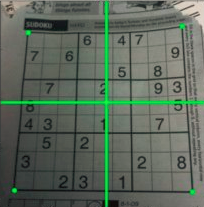
#> input picture OpenCV-Python-Tutorial/sudokusmall.png, 204 x 207 px
$ python Perspective_Transformation.py
#> lines starting #> are read from the running program, lines starting #| are printed output that depends on the picture
import cv2
import numpy as np
from matplotlib import pyplot as plt

img = cv2.imread('sudokusmall.png')
#> img is the input picture: shape (207, 204, 3); mean B, G, R 91.6, 104.5, 92.5
rows, cols, ch = img.shape
#> rows = 207; cols = 204; ch = 3

pts1 = np.float32([[30, 25], [180, 25], [15, 190], [190, 190]])
pts2 = np.float32([[0, 0], [300, 0], [0, 300], [300, 300]])

M = cv2.getPerspectiveTransform(pts1, pts2)

dst = cv2.warpPerspective(img, M, (300, 300))
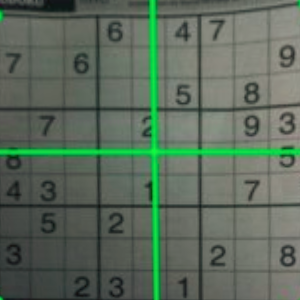
#> dst: shape (300, 300, 3); mean B, G, R 91.8, 106.8, 91.7

plt.subplot(121), plt.imshow(img), plt.title('Input')
plt.subplot(122), plt.imshow(dst), plt.title('Output')
plt.show()
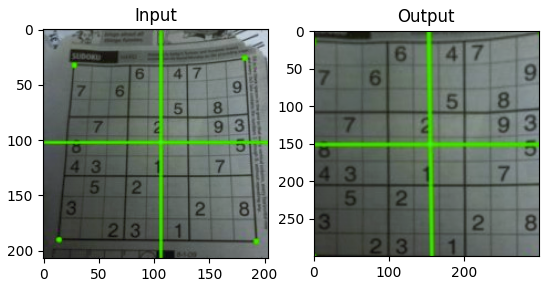
#> figure drawn by matplotlib, 2 panels; B, G, R data is drawn as R, G, B

$ run again, with OpenCV-Python-Tutorial/gradient.png copied over OpenCV-Python-Tutorial/sudokusmall.png
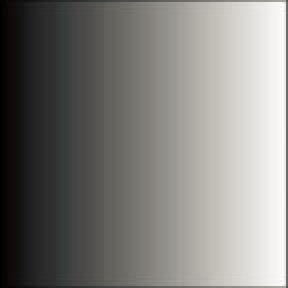
#> input picture OpenCV-Python-Tutorial/gradient.png, 144 x 144 px (shown 2 times larger)
#> img is the input picture: shape (144, 144, 3); mean B, G, R 122.5, 125.9, 127.4
#> `dst = cv2.warpPerspective(img, M, (300, 300))`:
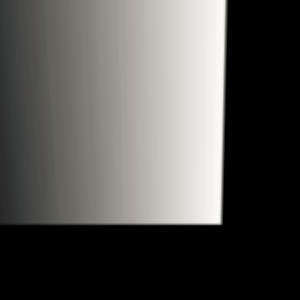
#> dst: shape (300, 300, 3); mean B, G, R 80.7, 83.1, 84
#> `plt.show()`:
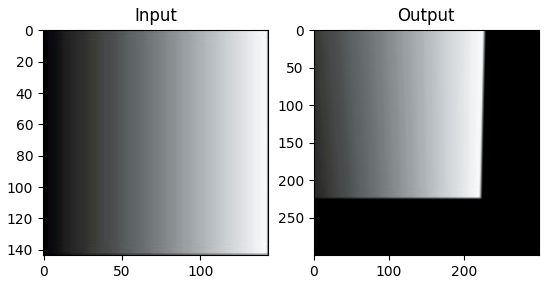
#> figure drawn by matplotlib, 2 panels; B, G, R data is drawn as R, G, B
